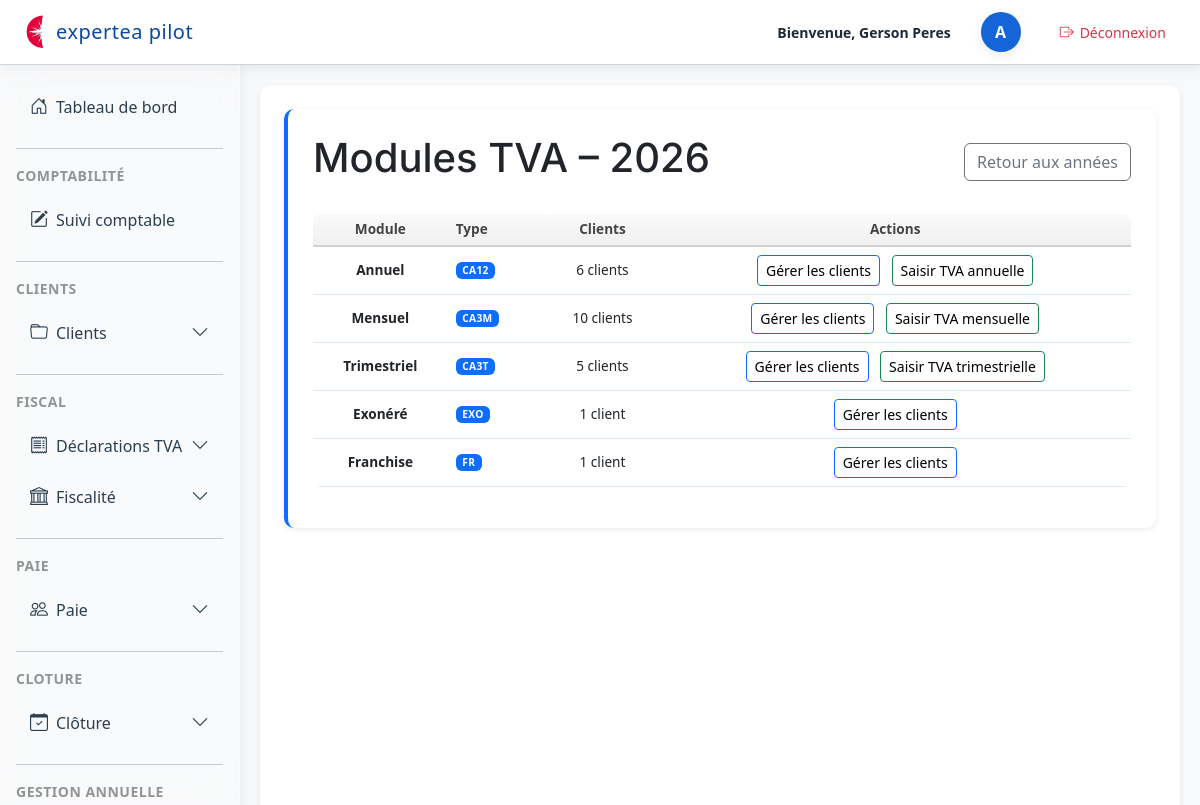
Screenshot of /dossiers/tva/annees/1/modules/ (signed in) with the database file from the repository.
### dossiers/models.py (models this page shows, shortened)
class TVAAnnee(models.Model):
    annee = models.IntegerField(unique=True)
    date_creation = models.DateTimeField(auto_now_add=True)

class TVAModule(models.Model):
    TVA_TYPES = [
        ("CA3M", "Mensuel"),
        ("CA3T", "Trimestriel"),
        ("CA12", "Annuel"),
        ("FR", "Franchise"),
        ("EXO", "Exonéré"),
    ]
    annee = models.ForeignKey(TVAAnnee, on_delete=models.CASCADE, related_name="modules")
    type = models.CharField(max_length=10, choices=TVA_TYPES)

### dossiers/views.py (the view)
# urls.py: path("tva/annees/<int:annee_id>/modules/", views.tva_modules_annee, name="tva_modules_annee"),
@login_required
def tva_modules_annee(request, annee_id):
    annee = get_object_or_404(TVAAnnee, id=annee_id)
    modules = annee.modules.all().order_by("type")
    return render(request, "tva/tva_modules_annee.html", {
        "annee": annee,
        "modules": modules,
    })

### cabinet_compta/context_processors.py (called while the page is built)
def user_role(request):
    if not request.user.is_authenticated:
        return {"base_template": "base.html"}
    groups = request.user.groups.values_list("name", flat=True)
    if "Client" in groups:
        return {"base_template": "base_paie_client.html"}
    if "Partenaire" in groups:
        return {"base_template": "base_partenaire.html"}
    return {"base_template": "base.html"}

### dossiers/context_processors.py (called while the page is built)
def last_fiscal_year(request):
    current_year = date.today().year
    try:
        year_obj = AnneeFiscale.objects.get(annee=current_year)
        return {"last_year": year_obj.id}
    except AnneeFiscale.DoesNotExist:
        try:
            last_year_obj = AnneeFiscale.objects.latest("annee")
            return {"last_year": last_year_obj.id}
        except AnneeFiscale.DoesNotExist:
            return {"last_year": None}

def cloture_context(request):
    derniere_annee = ClotureAnnee.objects.order_by('-annee').first()
    return {
        "derniere_annee": derniere_annee
    }

### dossiers/templates/tva/tva_modules_annee.html
{% extends "base.html" %}
{% block content %}
<section class="section">
<div class="d-flex justify-content-between align-items-center mb-4">
    <h1>Modules TVA – {{ annee.annee }}</h1>
    <a href="{% url 'tva_annees' %}" class="btn btn-outline-secondary">
        Retour aux années
    </a>
</div>
<table class="table table-hover align-middle">
    <thead>
        <tr>
            <th>Module</th>
            <th>Type</th>
            <th>Clients</th>
            <th>Actions</th>
        </tr>
    </thead>
    <tbody>
        {% for m in modules %}
        <tr>
            <td><strong>{{ m.get_type_display }}</strong></td>
            <td>
                <span class="badge bg-primary">{{ m.type }}</span>
            </td>
            <td>
                {{ m.clients.count }} client{{ m.clients.count|pluralize }}
            </td>
            <td>
                <a href="{% url 'tva_clients_module' m.id %}"
                   class="btn btn-sm btn-outline-primary">
                    Gérer les clients
                </a>
                {% if m.type == "CA3M" %}
                    <a href="{% url 'tva_clients_module' m.id %}"
                       class="btn btn-sm btn-outline-success">
                        Saisir TVA mensuelle
                    </a>
                {% elif m.type == "CA3T" %}
                    <a href="{% url 'tva_clients_module' m.id %}"
                       class="btn btn-sm btn-outline-success">
                        Saisir TVA trimestrielle
                    </a>
                {% elif m.type == "CA12" %}
                    <a href="{% url 'tva_clients_module' m.id %}"
                       class="btn btn-sm btn-outline-success">
                        Saisir TVA annuelle
                    </a>
                {% endif %}
            </td>
        </tr>
        {% endfor %}
    </tbody>
</table>
{% endblock %}

### dossiers/templates/base.html (shortened to what this page needs)
<!DOCTYPE html>
<html lang="fr">
<head>
    {% load static %}
    <link rel="stylesheet" href="{% static 'css/base.css' %}">
    <link rel="stylesheet" href="{% static 'css/dashboard.css' %}">
    <link rel="stylesheet"
          href="https://cdn.jsdelivr.net/npm/bootstrap@5.3.0/dist/css/bootstrap.min.css">
    <link rel="stylesheet"
      href="https://cdn.jsdelivr.net/npm/bootstrap-icons@1.11.3/font/bootstrap-icons.css">
</head>
<body class="bg-light">
<header class="top-header">
    <div class="header-left">
        <img src="{% static 'img/logo.png' %}" alt="Logo" class="header-logo">
        <span class="header-title">expertea pilot</span>
    </div>
    <div class="header-right">
        <span class="welcome-text">Bienvenue, {{request.user.get_full_name }}</span>
        <div class="avatar-circle d-flex justify-content-center align-items-center"
             style="width:40px; height:40px; border-radius:50%; background:#1565d8; color:white; font-weight:600; margin-left:15px;">
            {{ user.username|first|upper }}
        </div>
<a href="{% url 'logout' %}"
   class="btn btn-sm d-flex align-items-center"
   style="margin-left: 15px; background:white; color:#dc3545; border-radius:12px;">
    <i class="bi bi-box-arrow-right" style="margin-right:6px;"></i>
    Déconnexion
</a>
    </div>
</header>
<div class="layout-container d-flex w-100">
    <div class="sidebar-column position-relative d-flex flex-column">
        <aside id="sidebar" class="sidebar p-3">
            <nav class="nav flex-column">
<a class="nav-link d-flex align-items-center gap-2 {% if request.resolver_match.url_name == 'dashboard' %}active{% endif %}"
   href="{% url 'user_space' %}">
    <i class="bi bi-house-door"></i>
    <span class="sidebar-text">Tableau de bord</span>
</a>
                <hr class="sidebar-separator my-3 opacity-25">
                <div class="sidebar-section-title text-uppercase small opacity-75 mb-2">
                    Comptabilité
                </div>
                <a class="nav-link text-white d-flex align-items-center gap-2 {% if request.resolver_match.url_name == 'liste_suivi_comptable' %}active{% endif %}"
                   href="{% url 'liste_suivi_comptable' %}">
                    <i class="bi bi-pencil-square"></i>
                    <span class="sidebar-text">Suivi comptable</span>
                </a>
                <hr class="sidebar-separator my-3 opacity-25">
                <div class="sidebar-section-title text-uppercase small opacity-75 mb-2">
                    CLIENTS
                </div>
                <div class="nav-item">
                    <a class="nav-link text-white d-flex align-items-center gap-2"
                       data-bs-toggle="collapse"
                       href="#menuCLIENTS"
                       role="button"
                       aria-expanded="false"
                       aria-controls="menuCLIENTS">
                        <i class="bi bi-folder"></i>
                        <span class="sidebar-text">Clients</span>
                        <i class="bi bi-chevron-down ms-auto small"></i>
                    </a>
                </div>
                <hr class="sidebar-separator my-3 opacity-25">
                <div class="sidebar-section-title text-uppercase small opacity-75 mb-2">
                    FISCAL
                </div>
                <div class="nav-item">
                    <a class="nav-link text-white d-flex align-items-center gap-2"
                       data-bs-toggle="collapse"
                       href="#menuTVA"
                       role="button"
                       aria-expanded="false"
                       aria-controls="menuTVA">
                        <i class="bi bi-receipt"></i>
                        <span class="sidebar-text">Déclarations TVA</span>
                        <i class="bi bi-chevron-down ms-auto small"></i>
                    </a>
                </div>
		<div class="nav-item">
		    <a class="nav-link text-white d-flex align-items-center gap-2"
		       data-bs-toggle="collapse"
		       href="#menuFISCAL"
		       role="button"
		       aria-expanded="false"
		       aria-controls="menuFISCAL">
		        <i class="bi bi-bank"></i>
		        <span class="sidebar-text">Fiscalité</span>
		        <i class="bi bi-chevron-down ms-auto small"></i>
		    </a>
</div>
		<hr class="sidebar-separator my-3 opacity-25">
		<div class="sidebar-section-title text-uppercase small opacity-75 mb-2">
		    Paie
		</div>
		<div class="nav-item">
		    <a class="nav-link text-white d-flex align-items-center gap-2"
		       data-bs-toggle="collapse"
		       href="#menuPAIE"
		       role="button"
		       aria-expanded="false"
		       aria-controls="menuPAIE">
		        <i class="bi bi-people"></i>
		        <span class="sidebar-text">Paie</span>
		        <i class="bi bi-chevron-down ms-auto small"></i>
		    </a>
    </div>
<hr class="sidebar-separator my-3 opacity-25">
<div class="sidebar-section-title text-uppercase small opacity-75 mb-2">
    CLOTURE
</div>
<div class="nav-item">
    <a class="nav-link text-white d-flex align-items-center gap-2"
       data-bs-toggle="collapse"
       href="#menuCLOTURE"
       role="button"
       aria-expanded="false"
       aria-controls="menuCLOTURE">
        <i class="bi bi-calendar-check"></i>
        <span class="sidebar-text">Clôture</span>
        <i class="bi bi-chevron-down ms-auto small"></i>
    </a>
</div>
		<hr class="sidebar-separator my-3 opacity-25">
		<div class="sidebar-section-title text-uppercase small opacity-75 mb-2">
		    Gestion Annuelle
		</div>
            </nav>
        </aside>
    </div>
    <main class="flex-grow-1 p-4">
        {% block content %}
        {% endblock %}
    </main>
</div>
</body>
</html>

### dossiers/static/css/base.css (style rules this page uses)
:root { --blue-primary: #0d6efd; --blue-dark: #0b5ed7; --blue-light: #e7f1ff; --sidebar-bg: #0a1a2b; --sidebar-hover: rgba(255, 255, 255, 0.12); --sidebar-active: #0d6efd; --text-light: #f8f9fa; }
body { font-family: 'Inter', sans-serif; background: var(--blue-light); }
main { background: white; padding: 25px; border-radius: 10px; box-shadow: 0 2px 6px rgba(0, 0, 0, 0.08); margin: 20px; }
h1, h2, h3, h4, h5, .card h1, .card h2, .card h3, .card h4 { font-family: 'Inter', sans-serif; font-weight: 600; color: var(--blue-dark); margin-top: 0; margin-bottom: 18px; }
section { margin-bottom: 30px; }
.section { background: white; padding: 25px; border-radius: 10px; margin-bottom: 30px; border-left: 4px solid var(--blue-primary); box-shadow: 0 2px 6px rgba(0, 0, 0, 0.08); transition: box-shadow 0.25s ease; }
.badge { display: inline-block; padding: 4px 10px; border-radius: 6px; font-size: 12px; font-weight: 600; letter-spacing: 0.3px; margin-right: 6px; }
a { transition: color 0.2s ease; }
table tr { transition: background 0.15s ease; }
p, ul, ol, table, form, .section { margin-bottom: 20px; }
.btn + .btn { margin-left: 8px; }
.btn { padding: 8px 16px; border-radius: 6px; text-decoration: none; font-weight: 600; display: inline-block; transition: background 0.2s ease, color 0.2s ease, box-shadow 0.2s ease; }
.table { width: 100%; border-collapse: collapse; margin-bottom: 20px; background: white; border-radius: 8px; overflow: hidden; font-size: 0.85rem }
.table thead th { background: linear-gradient(to bottom, #fafafa, #f0f0f0); color: #444; font-weight: 600; border-bottom: 2px solid #d0d0d0; }
.table th, .table td { padding-top: 4px; padding-bottom: 4px; line-height: 1.1; border: 0px solid rgba(13, 110, 253, 0.15); }
.table tbody tr:nth-child(even) { background: #f8faff; }
.table td, .table th { text-align: center; }
.table td:nth-child(2), .table th:nth-child(2) { text-align: left; }
.sidebar { width: 240px; min-height: 100vh; background: var(--sidebar-bg); color: var(--text-light); transition: width 0.25s ease; overflow: hidden; }
.sidebar .nav-link { padding: 10px 15px; border-radius: 6px; margin-bottom: 6px; transition: background 0.2s; font-weight: 500; }
:root { --radius-small: 6px; --radius-medium: 10px; }
h1, h2, h3, h4, h5 { font-family: 'Inter', sans-serif; font-weight: 600; color: var(--blue-dark); }
.sidebar-column { width: 240px; min-height: 100vh; position: relative; flex-shrink: 0; }
.layout-container { height: calc(100vh - 65px); overflow: hidden; }
main { overflow-y: auto; height: 100%; }
.top-header { height: 65px; }
.table td, .table th { padding-top: 4px; padding-bottom: 4px; line-height: 1.1; }
.table a { color: #000 !important; text-decoration: none; }
.table a { text-decoration: none !important; }
.top-header, .layout-container { position: relative !important; z-index: 1 !important; }
#layoutSidenav, #layoutSidenav_content, .sidebar, .navbar, .header, .content, .main-content, .page-wrapper, .wrapper, .layout, .container, .container-fluid { position: relative !important; z-index: 1 !important; }
.layout-container { min-height: calc(100vh - 60px); }
.sidebar { width: 230px; }
.sidebar { background: rgba(255, 255, 255, 0.20) !important; backdrop-filter: blur(18px) saturate(180%) !important; -webkit-backdrop-filter: blur(18px) saturate(180%) !important; border-right: 1px solid rgba(255, 255, 255, 0.35) !important; min-height: 100vh; color: #2c3e50 !important; }
.sidebar-section-title { color: rgba(0, 0, 0, 0.55) !important; font-weight: 600; letter-spacing: 0.5px; }
.sidebar .nav-link { color: #2c3e50 !important; padding: 10px 14px; border-radius: 8px; margin: 2px 0; transition: all 0.2s ease-in-out; }
.sidebar .nav-link i { font-size: 18px; transition: color 0.2s ease-in-out; }
.header-title { font-weight: 300 !important; letter-spacing: 0.5px; font-size: 1.6rem; }

### rows the page displays
TVAAnnee: annee "2026"
TVAModule: type "Annuel", type "CA12", clients.count "6", shows "Saisir TVA annuelle"
TVAModule: type "Mensuel", type "CA3M", clients.count "10", shows "Saisir TVA mensuelle"
TVAModule: type "Trimestriel", type "CA3T", clients.count "5", shows "Saisir TVA trimestrielle"
TVAModule: type "Exonéré", type "EXO", clients.count "1"
TVAModule: type "Franchise", type "FR", clients.count "1"

### other values shown
{{ request.user.get_full_name }} "Gerson Peres"
{{ user.username|first|upper }} "A"
